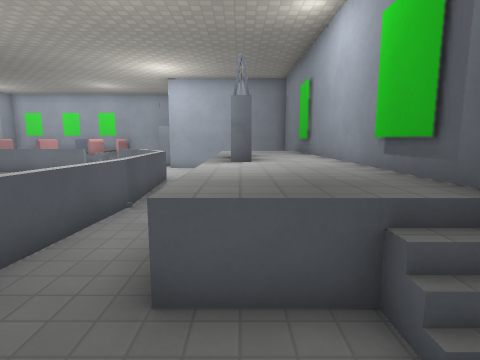
View 1 (above)

17 first-person views from a walk through a level from a Godot 3-D game. The camera is 1.5 m above the floor, tilts 8° down and sees 80° across. The floor is counted in squares, 1 m on a side. Each view is taken from the middle of a square. On the plan, view 1 faces up. The plan holds only what a view shows up to about 14 squares ahead; the rest is blank. The place goes on beyond the plan. Surface patterns are stand-ins for the level's own textures.

View 2
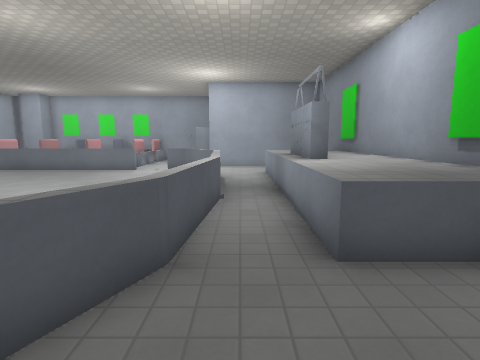

View 3
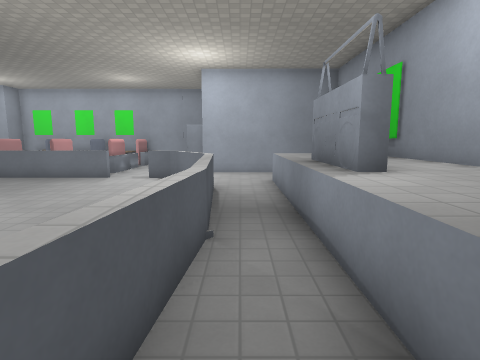

View 4
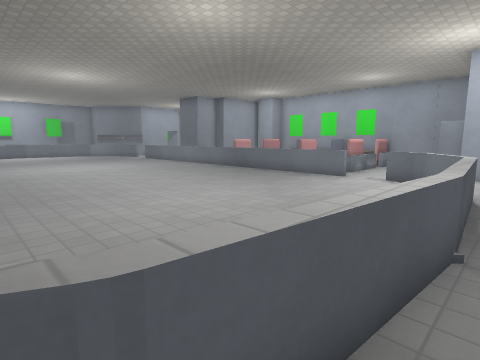

View 5
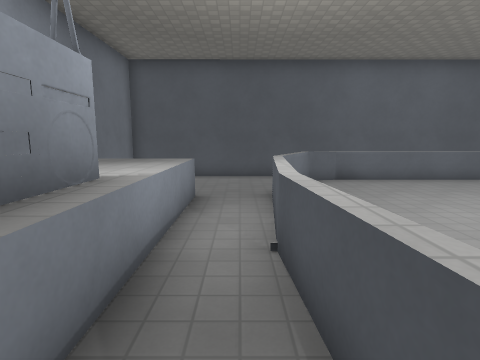

View 6
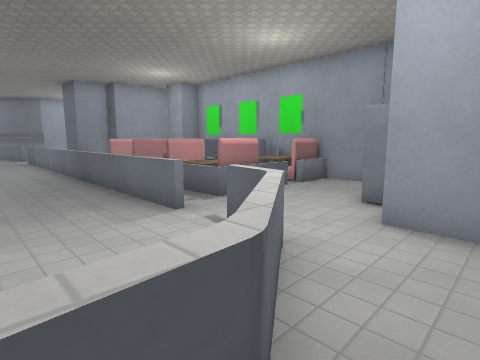

View 7
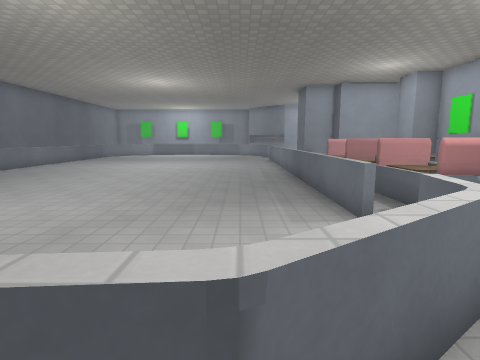

View 8
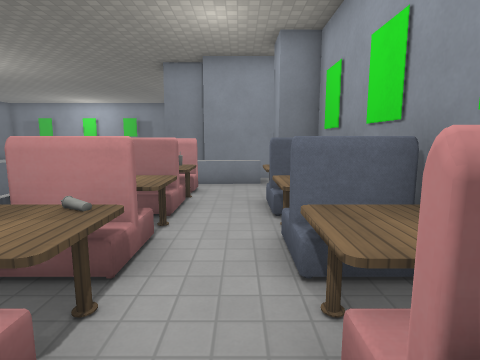

View 9
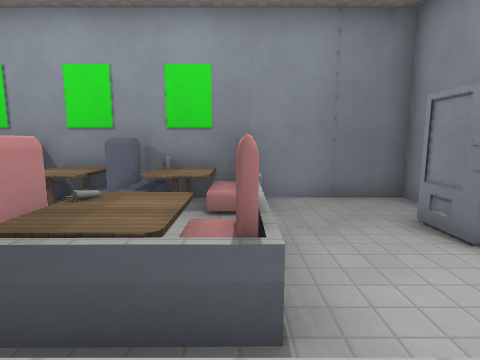

View 10
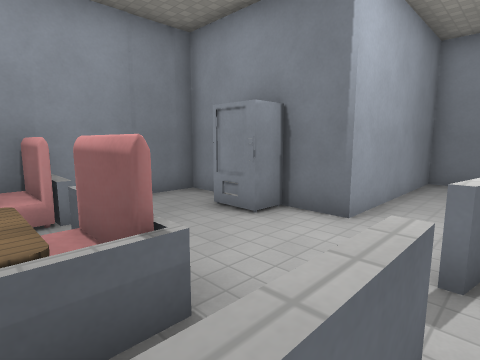

View 11
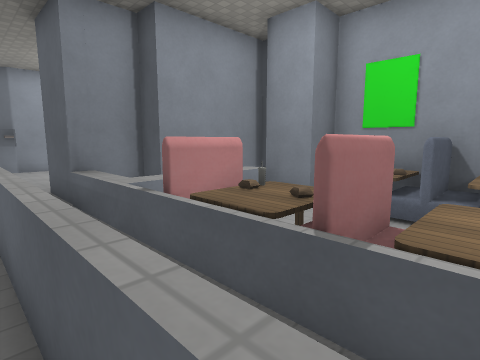

View 12
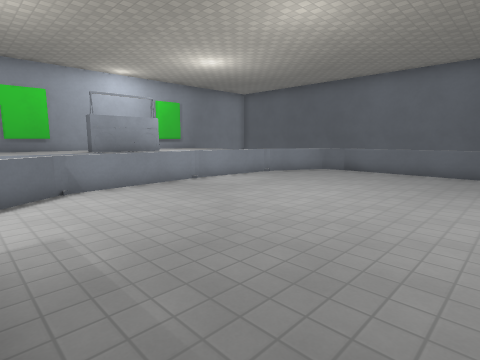

View 13
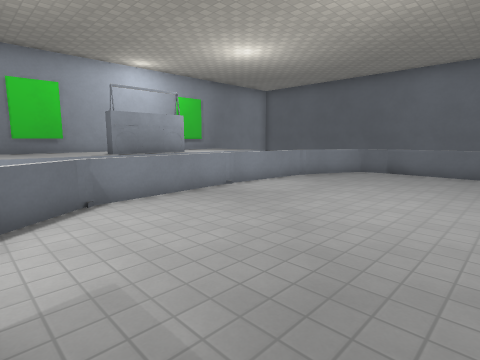

View 14
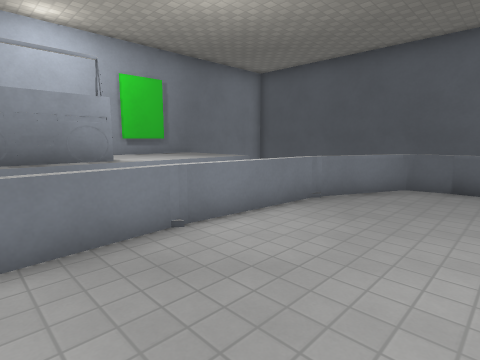

View 15
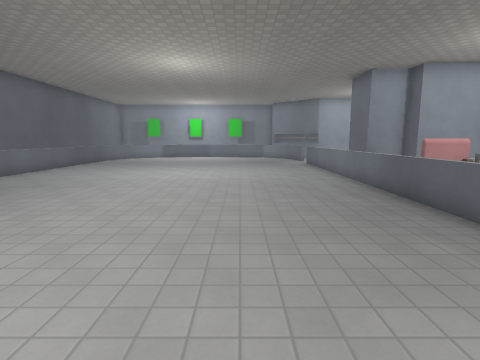

View 16
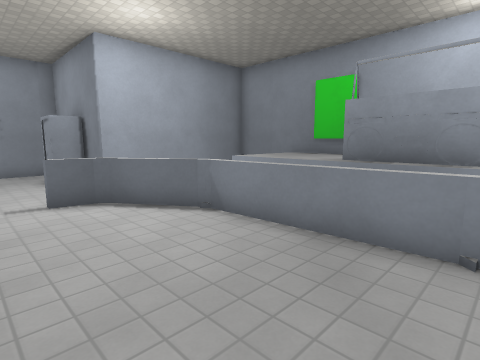

View 17
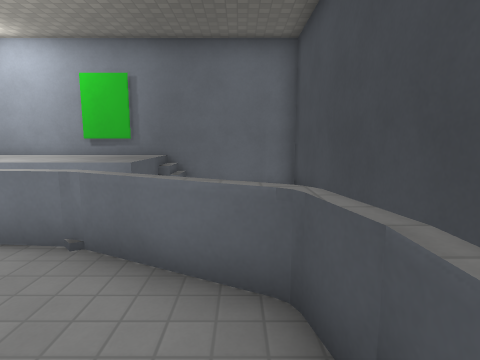

### Floor plan
Key: @ floor where view 1 was taken; # wall or solid block; x gap in a wall; . main floor; : floor 0.25 m higher than the main floor; + floor 0.75 m higher than the main floor; * floor 1 m higher than the main floor; / step, stairs or slope; = window, fence, low wall or low ledge; ^ raised ledge; v drop or lower ground; P poster; S sofa; T table; O other object.
Columns run from 20 left of view 1 to 3 right of it. Each row starts with its distance up from view 1.
 21             ######
 20   #####S#S###....#
 19   ###OOSOSSOS....#
 18   #^........x...##
 17  ##^STTSTSTT#...##
 16  #:^S  STSS+S....#######
 15 #^^^#=+S=#vvS..........#
 14 =============........  #
 13 ...............==...   #
 12 ................=#.=***#
 11 .................=.=**P#
 10 .................^.=***#
  9 .................=.=#**#
  8 .................=.==**#
  7 .................=.==**#
  6 .................=.=***#
  5 .................=.=***#
  4 .................=.=**P#
  3 .................^.=***#
  2 ........ ........=...=/#
  1 .......  .......=#...  #
  0 ......   .......=...@  #
 -1 === =    =======.....  #
 -2 ###     ################

Positions as (right, up) in squares from view 1, and headings:
1: (0, 0), facing up
2: (-2, -1), facing up
3: (-2, 2), facing up
4: (-2, 2), facing up-left
5: (-2, 10), facing down
6: (-2, 10), facing up-left
7: (-2, 11), facing left
8: (-7, 18), facing left
9: (-8, 13), facing up
10: (-9, 13), facing up-right
11: (-12, 13), facing up-left
12: (-12, 13), facing down-right
13: (-10, 13), facing down-right
14: (-7, 9), facing down-right
15: (-6, 9), facing left
16: (-7, 6), facing up-right
17: (-7, 0), facing right
